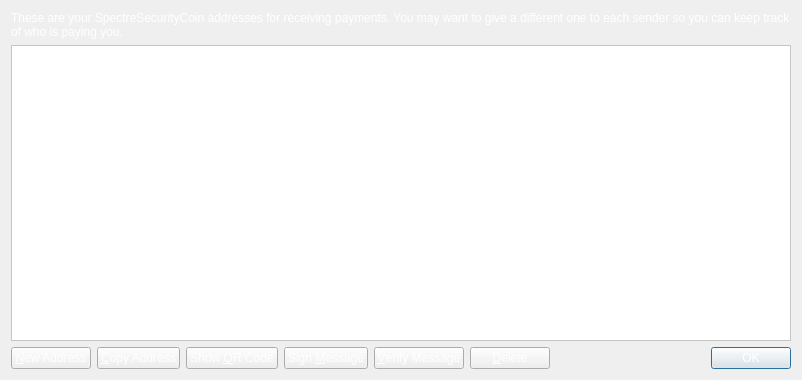
<?xml version="1.0" encoding="UTF-8"?>
<ui version="4.0">
 <class>AddressBookPage</class>
 <widget class="QWidget" name="AddressBookPage">
  <property name="geometry">
   <rect>
    <x>0</x>
    <y>0</y>
    <width>802</width>
    <height>380</height>
   </rect>
  </property>
  <property name="windowTitle">
   <string>Address Book</string>
  </property>
  <property name="styleSheet">
   <string notr="true">color: rgb(255, 255, 255);</string>
  </property>
  <layout class="QVBoxLayout" name="verticalLayout">
   <item>
    <widget class="QLabel" name="labelExplanation">
     <property name="text">
      <string>These are your SpectreSecurityCoin addresses for receiving payments. You may want to give a different one to each sender so you can keep track of who is paying you.</string>
     </property>
     <property name="textFormat">
      <enum>Qt::PlainText</enum>
     </property>
     <property name="wordWrap">
      <bool>true</bool>
     </property>
    </widget>
   </item>
   <item>
    <widget class="QTableView" name="tableView">
     <property name="contextMenuPolicy">
      <enum>Qt::CustomContextMenu</enum>
     </property>
     <property name="toolTip">
      <string>Double-click to edit address or label</string>
     </property>
     <property name="styleSheet">
      <string notr="true">background-color: rgb(255, 255, 255);
color: rgb(0, 0, 0);</string>
     </property>
     <property name="tabKeyNavigation">
      <bool>false</bool>
     </property>
     <property name="selectionMode">
      <enum>QAbstractItemView::SingleSelection</enum>
     </property>
     <property name="selectionBehavior">
      <enum>QAbstractItemView::SelectRows</enum>
     </property>
     <property name="sortingEnabled">
      <bool>true</bool>
     </property>
     <attribute name="verticalHeaderVisible">
      <bool>false</bool>
     </attribute>
    </widget>
   </item>
   <item>
    <layout class="QHBoxLayout" name="horizontalLayout">
     <item>
      <widget class="QPushButton" name="newAddressButton">
       <property name="toolTip">
        <string>Create a new address</string>
       </property>
       <property name="text">
        <string>&amp;New Address</string>
       </property>
      </widget>
     </item>
     <item>
      <widget class="QPushButton" name="copyToClipboard">
       <property name="toolTip">
        <string>Copy the currently selected address to the system clipboard</string>
       </property>
       <property name="text">
        <string>&amp;Copy Address</string>
       </property>
      </widget>
     </item>
     <item>
      <widget class="QPushButton" name="showQRCode">
       <property name="text">
        <string>Show &amp;QR Code</string>
       </property>
      </widget>
     </item>
     <item>
      <widget class="QPushButton" name="signMessage">
       <property name="toolTip">
        <string>Sign a message to prove you own a SpectreSecurityCoin address</string>
       </property>
       <property name="text">
        <string>Sign &amp;Message</string>
       </property>
      </widget>
     </item>
     <item>
      <widget class="QPushButton" name="verifyMessage">
       <property name="toolTip">
        <string>Verify a message to ensure it was signed with a specified SpectreSecurityCoin address</string>
       </property>
       <property name="text">
        <string>&amp;Verify Message</string>
       </property>
      </widget>
     </item>
     <item>
      <widget class="QPushButton" name="deleteButton">
       <property name="toolTip">
        <string>Delete the currently selected address from the list</string>
       </property>
       <property name="text">
        <string>&amp;Delete</string>
       </property>
      </widget>
     </item>
     <item>
      <spacer name="horizontalSpacer">
       <property name="orientation">
        <enum>Qt::Horizontal</enum>
       </property>
       <property name="sizeHint" stdset="0">
        <size>
         <width>40</width>
         <height>20</height>
        </size>
       </property>
      </spacer>
     </item>
     <item>
      <widget class="QDialogButtonBox" name="buttonBox">
       <property name="sizePolicy">
        <sizepolicy hsizetype="Maximum" vsizetype="Fixed">
         <horstretch>0</horstretch>
         <verstretch>0</verstretch>
        </sizepolicy>
       </property>
       <property name="standardButtons">
        <set>QDialogButtonBox::Ok</set>
       </property>
      </widget>
     </item>
    </layout>
   </item>
  </layout>
 </widget>
 <resources/>
 <connections/>
</ui>
